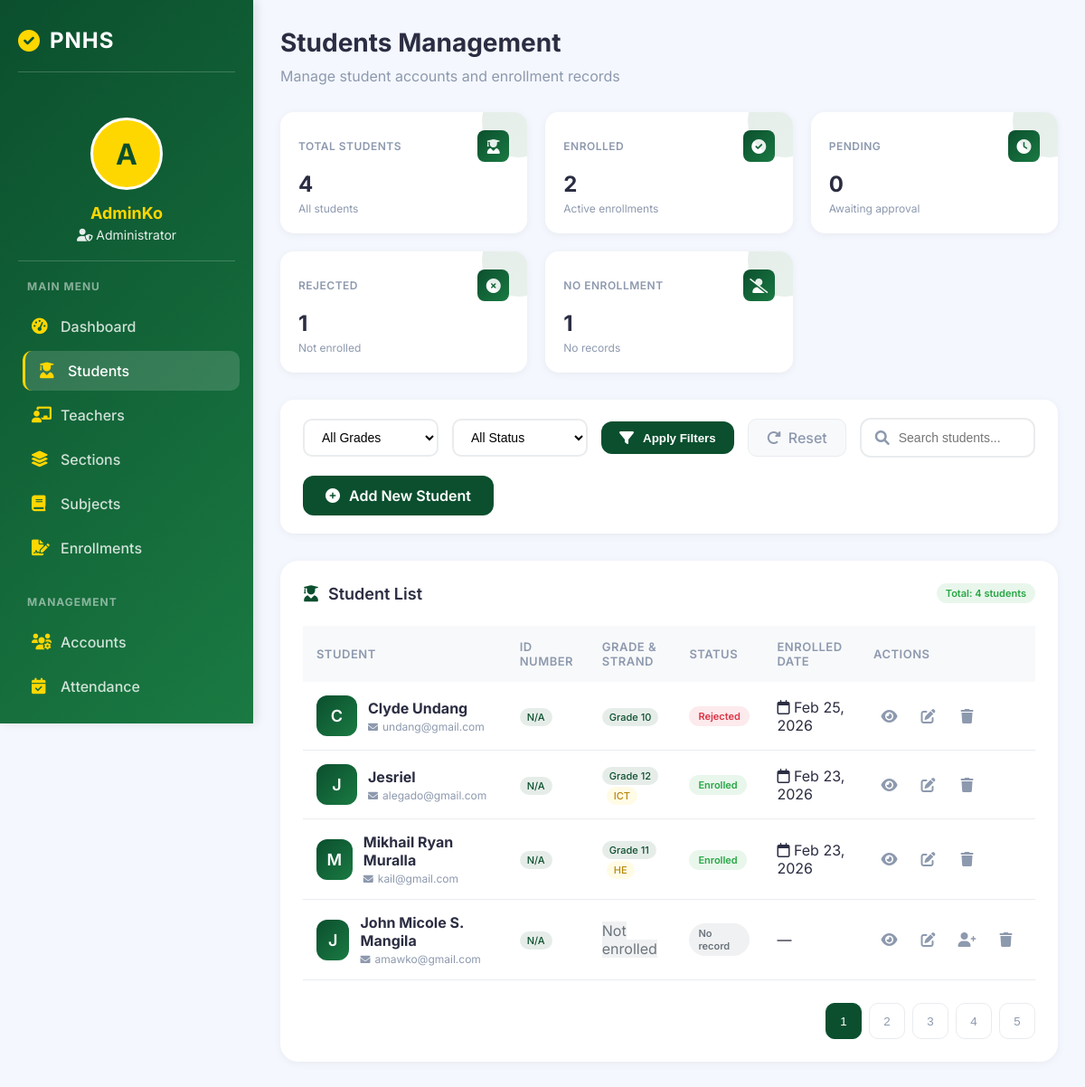
/admin/students.php (signed in), run on an earlier commit of the app's database.
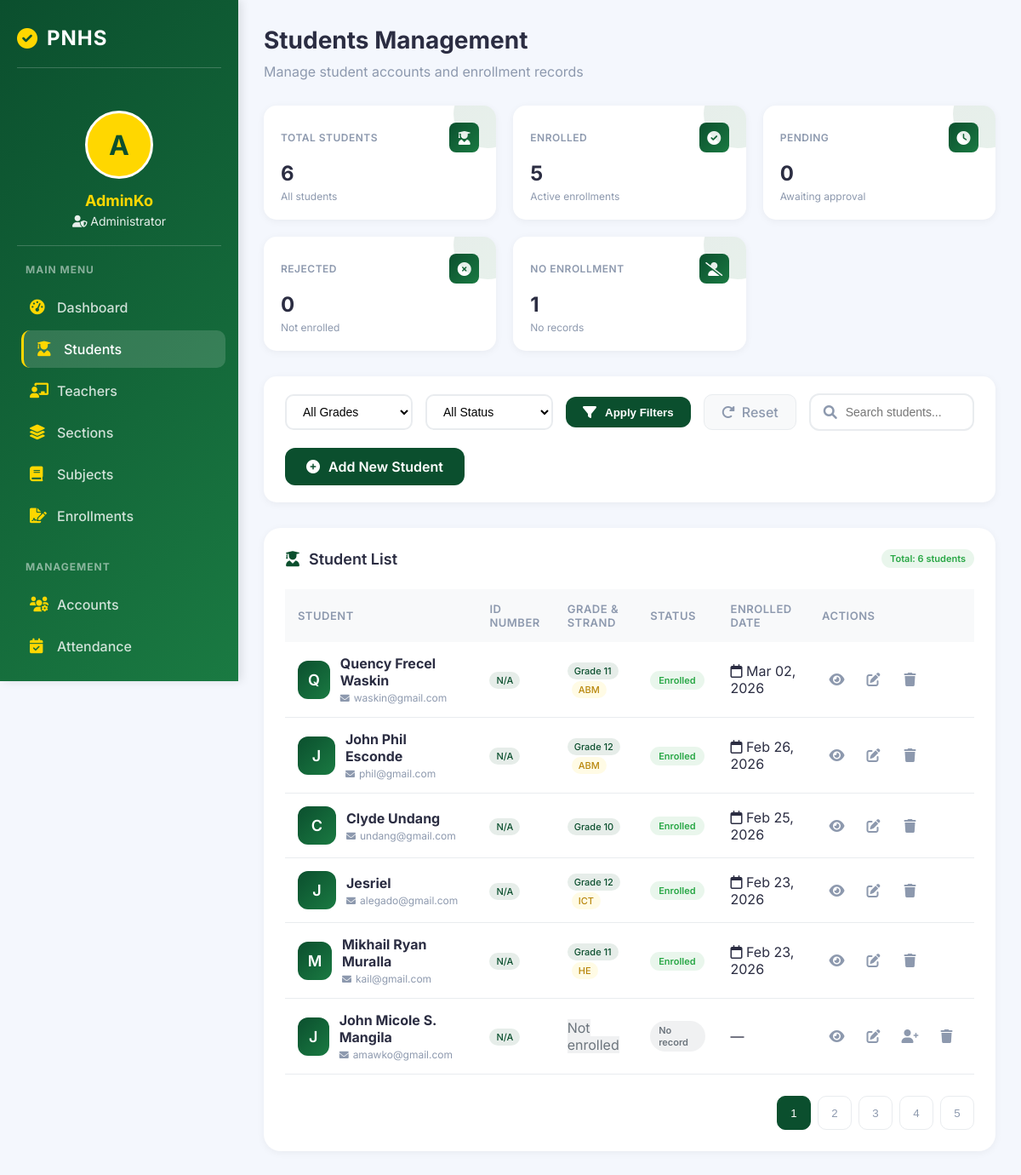
And on a later commit of the database.
### tables this page shows
CREATE TABLE `enrollments` (
  `id` int(11) NOT NULL,
  `student_id` int(11) NOT NULL,
  `grade_id` int(11) NOT NULL,
  `section_id` int(11) DEFAULT NULL,
  `school_year` varchar(20) NOT NULL,
  `status` enum('Pending','Enrolled','Rejected') DEFAULT 'Pending',
  `strand` varchar(50) DEFAULT NULL,
  `form_138` varchar(255) DEFAULT NULL,
  `created_at` timestamp NOT NULL DEFAULT current_timestamp()
);

CREATE TABLE `users` (
  `id` int(11) NOT NULL,
  `id_number` varchar(50) DEFAULT NULL,
  `fullname` varchar(100) DEFAULT NULL,
  `email` varchar(100) DEFAULT NULL,
  `password` varchar(255) DEFAULT NULL,
  `role` enum('Admin','Registrar','Teacher','Student') DEFAULT NULL,
  `created_at` timestamp NOT NULL DEFAULT current_timestamp()
);

CREATE TABLE `grade_levels` (
  `id` int(11) NOT NULL,
  `grade_name` varchar(20) DEFAULT NULL
);

### admin/students.php (the view, shortened to what the changed rows need)
<?php
include("../config/database.php");
$query = "
    SELECT u.*,
           e.id as enrollment_id,
           e.grade_id,
           e.status as enrollment_status,
           e.strand,
           e.school_year,
           e.created_at as enrolled_date,
           g.grade_name
    FROM users u
    LEFT JOIN enrollments e ON u.id = e.student_id
    LEFT JOIN grade_levels g ON e.grade_id = g.id
    WHERE u.role = 'Student'
";
$query .= " ORDER BY u.created_at DESC";
$students = $conn->query($query);
$total_students = $conn->query("SELECT COUNT(*) as count FROM users WHERE role = 'Student'")->fetch_assoc()['count'];
$enrolled_students = $conn->query("
    SELECT COUNT(DISTINCT u.id) as count
    FROM users u
    JOIN enrollments e ON u.id = e.student_id
    WHERE u.role = 'Student' AND e.status = 'Enrolled'
")->fetch_assoc()['count'];
$rejected_students = $conn->query("
    SELECT COUNT(DISTINCT u.id) as count
    FROM users u
    JOIN enrollments e ON u.id = e.student_id
    WHERE u.role = 'Student' AND e.status = 'Rejected'
")->fetch_assoc()['count'];
?>
<!DOCTYPE html>
<html lang="en">
<head>
    <link rel="stylesheet" href="https://cdnjs.cloudflare.com/ajax/libs/font-awesome/6.0.0/css/all.min.css">
</head>
<body>
    <div class="app-container">
        <div class="sidebar">
            <h2>
                <i class="fas fa-check-circle"></i>
                <span>PNHS</span>
            </h2>
        </div>
        <div class="main-content">
            <div class="dashboard-header">
                <h1>Students Management</h1>
            </div>
            <div class="stats-container">
                <div class="stat-card">
                    <div class="stat-header">
                        <h3>Total Students</h3>
                        <div class="stat-icon">
                        </div>
                    </div>
                    <div class="stat-number"><?php echo $total_students; ?></div>
                    <div class="stat-label">All students</div>
                </div>
                <div class="stat-card">
                    <div class="stat-header">
                        <h3>Enrolled</h3>
                        <div class="stat-icon">
                        </div>
                    </div>
                    <div class="stat-number"><?php echo $enrolled_students; ?></div>
                    <div class="stat-label">Active enrollments</div>
                </div>
                <div class="stat-card">
                    <div class="stat-header">
                        <h3>Rejected</h3>
                        <div class="stat-icon">
                        </div>
                    </div>
                    <div class="stat-number"><?php echo $rejected_students; ?></div>
                    <div class="stat-label">Not enrolled</div>
                </div>
            </div>
            <div class="table-card">
                <div class="table-header">
                    <h3><i class="fas fa-user-graduate"></i> Student List</h3>
                    <span class="badge badge-enrolled">Total: <?php echo $students ? $students->num_rows : 0; ?> students</span>
                </div>
                <div class="table-container">
                    <table class="students-table">
                        <thead>
                            <tr>
                                <th>Student</th>
                                <th>ID Number</th>
                                <th>Grade & Strand</th>
                                <th>Status</th>
                                <th>Enrolled Date</th>
                                <th>Actions</th>
                            </tr>
                        </thead>
                        <tbody>
                            <?php if($students && $students->num_rows > 0): ?>
                                <?php while($student = $students->fetch_assoc()): ?>
                                    <tr>
                                        <td>
                                            <div class="student-info">
                                                <div class="student-avatar">
                                                    <?php echo strtoupper(substr($student['fullname'], 0, 1)); ?>
                                                </div>
                                                <div class="student-details">
                                                    <h4><?php echo htmlspecialchars($student['fullname']); ?></h4>
                                                    <span><i class="fas fa-envelope"></i> <?php echo htmlspecialchars($student['email']); ?></span>
                                                </div>
                                            </div>
                                        </td>
                                        <td>
                                            <span class="grade-tag"><?php echo $student['id_number'] ?? 'N/A'; ?></span>
                                        </td>
                                        <td>
                                            <?php if($student['grade_name']): ?>
                                                <span class="grade-tag"><?php echo htmlspecialchars($student['grade_name']); ?></span>
                                                <?php if($student['strand']): ?>
                                                    <span class="strand-tag"><?php echo htmlspecialchars($student['strand']); ?></span>
                                                <?php endif; ?>
                                            <?php else: ?>
                                                <span class="badge-none">Not enrolled</span>
                                            <?php endif; ?>
                                        </td>
                                        <td>
                                            <?php if($student['enrollment_status']): ?>
                                                <span class="badge badge-<?php echo strtolower($student['enrollment_status']); ?>">
                                                    <?php echo $student['enrollment_status']; ?>
                                                </span>
                                            <?php else: ?>
                                                <span class="badge badge-none">No record</span>
                                            <?php endif; ?>
                                        </td>
                                        <td>
                                            <?php if($student['enrolled_date']): ?>
                                                <span class="activity-time">
                                                    <i class="far fa-calendar"></i>
                                                    <?php echo date('M d, Y', strtotime($student['enrolled_date'])); ?>
                                                </span>
                                            <?php else: ?>
                                                <span class="activity-time">—</span>
                                            <?php endif; ?>
                                        </td>
                                        <td>
                                            <div class="action-btns">
                                                <a href="view_student.php?id=<?php echo $student['id']; ?>" class="btn-icon btn-view" title="View Details">
                                                    <i class="fas fa-eye"></i>
                                                </a>
                                                <a href="edit_student.php?id=<?php echo $student['id']; ?>" class="btn-icon btn-edit" title="Edit">
                                                    <i class="fas fa-edit"></i>
                                                </a>
                                                <?php if(!$student['enrollment_status']): ?>
                                                    <a href="enroll_student.php?id=<?php echo $student['id']; ?>" class="btn-icon btn-enroll" title="Enroll">
                                                        <i class="fas fa-user-plus"></i>
                                                    </a>
                                                <?php endif; ?>
                                                <a href="?delete=<?php echo $student['id']; ?>" class="btn-icon btn-delete" title="Delete"
                                                   onclick="return confirm('Are you sure you want to delete this student? This will also delete all associated records.')">
                                                    <i class="fas fa-trash"></i>
                                                </a>
                                            </div>
                                        </td>
                                    </tr>
                                <?php endwhile; ?>
                            <?php endif; ?>
                        </tbody>
                    </table>
                </div>
            </div>
        </div>
    </div>
</body>
</html>

What changed in the data, as far as the page shows it:
added enrollments: student.fullname "Q", student.fullname "Quency Frecel Waskin", student.email "waskin@gmail.com", student.id_number "N/A", grade.grade_name "Grade 11", strand "ABM", status "Enrolled", created_at "Mar 02, 2026"
added enrollments: student.fullname "J", student.fullname "John Phil Esconde", student.email "phil@gmail.com", student.id_number "N/A", grade.grade_name "Grade 12", strand "ABM", status "Enrolled", created_at "Feb 26, 2026"
changed enrollments "Feb 25, 2026": status "Rejected" → "Enrolled"
Also different on the page:
$total_students: "4" → "6"
$enrolled_students: "2" → "5"
$rejected_students: "1" → "0"
$students->num_rows: "4" → "6"
